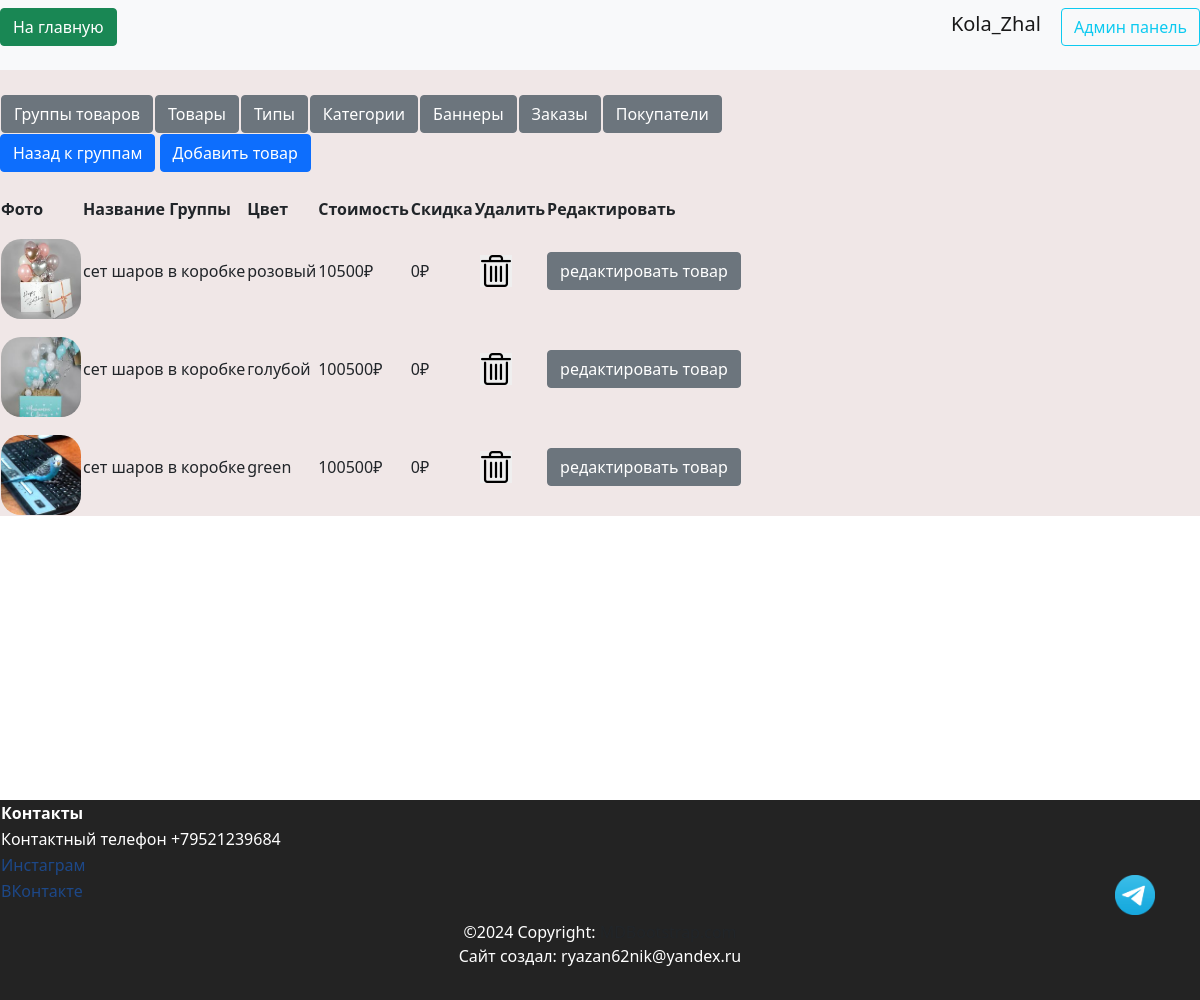
Before: /admin/products-productgroup/3 (signed in) with the older database file.
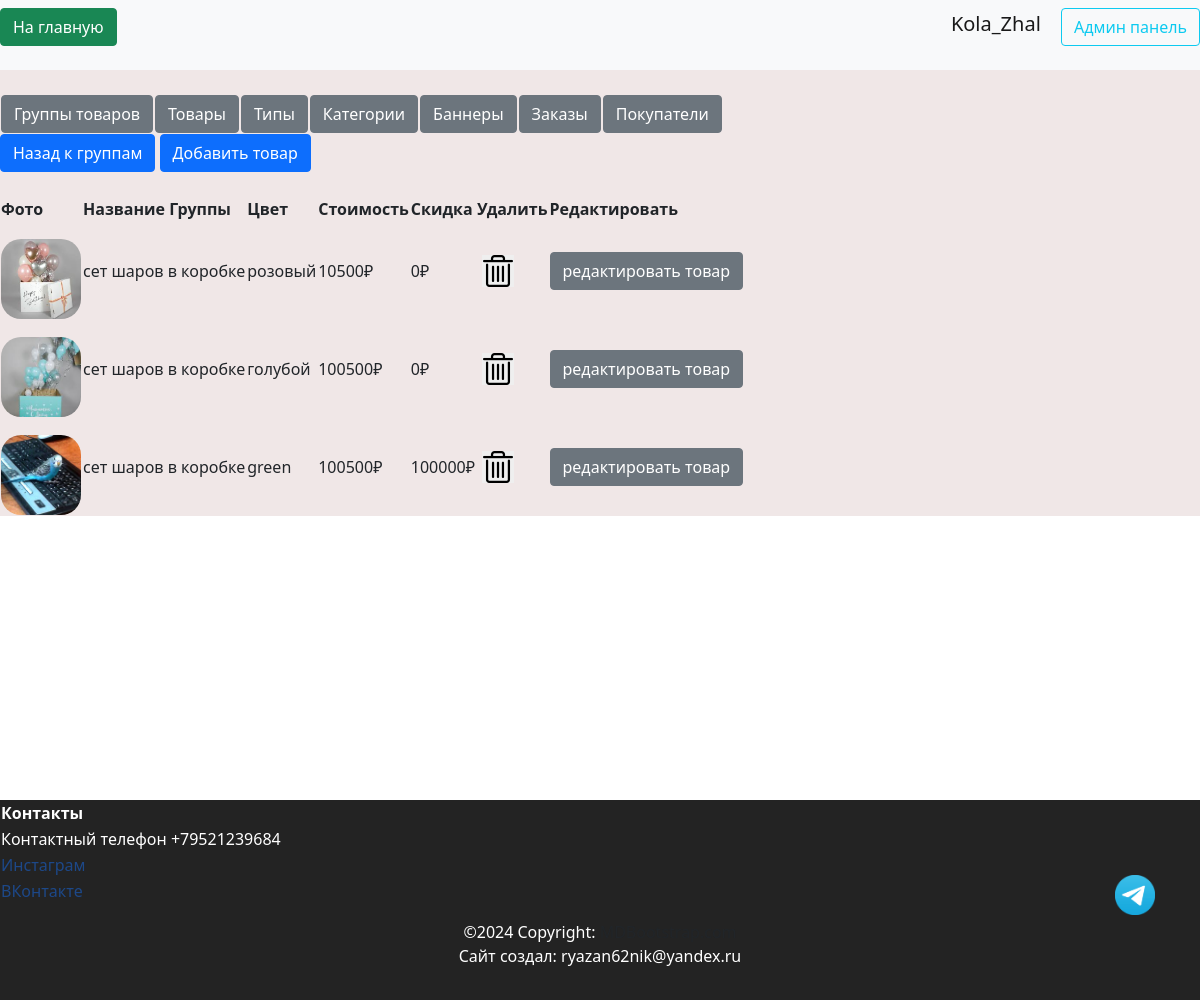
After: the same page with the newer database file.
### data/users.py (models this page shows, shortened)
class User(SqlAlchemyBase, UserMixin, SerializerMixin):
    __tablename__ = 'users'
    id = sqlalchemy.Column(sqlalchemy.Integer,
                           primary_key=True, autoincrement=True)
    name = sqlalchemy.Column(sqlalchemy.String, nullable=True)
    tel = sqlalchemy.Column(sqlalchemy.String, nullable=True)
    email = sqlalchemy.Column(sqlalchemy.String,
                              index=True, unique=True, nullable=True)
    hashed_password = sqlalchemy.Column(sqlalchemy.String, nullable=True)
    created_date = sqlalchemy.Column(sqlalchemy.DateTime,
                                     default=datetime.datetime.now)
    basket = sqlalchemy.Column(sqlalchemy.String, default='{}')
    admin = sqlalchemy.Column(sqlalchemy.Boolean, default=False)
    tg_id = sqlalchemy.Column(sqlalchemy.String, nullable=True)
    confirmed = sqlalchemy.Column(sqlalchemy.Boolean, default=False)
    address = sqlalchemy.Column(sqlalchemy.String, nullable=True)
    orders = orm.relationship("Order", back_populates='user')

### data/products.py (models this page shows, shortened)
class Products(SqlAlchemyBase, SerializerMixin):
    __tablename__ = 'products'
    id = sqlalchemy.Column(sqlalchemy.Integer,
                           primary_key=True, autoincrement=True)
    color = sqlalchemy.Column(sqlalchemy.String, nullable=True)
    sale = sqlalchemy.Column(sqlalchemy.Integer, nullable=True)
    cost = sqlalchemy.Column(sqlalchemy.Integer)
    remains = sqlalchemy.Column(sqlalchemy.Integer, nullable=True)
    img = sqlalchemy.Column(sqlalchemy.String, default='0_0_0_none.jpg')
    product_group_id = sqlalchemy.Column(sqlalchemy.Integer, sqlalchemy.ForeignKey("product_group.id"))
    product_group = orm.relationship('ProductGroup')
    category = orm.relationship("Category",
                                secondary="products_to_category",
                                backref="products")

### data/products_group.py (models this page shows, shortened)
class ProductGroup(SqlAlchemyBase, SerializerMixin):
    __tablename__ = 'product_group'
    id = sqlalchemy.Column(sqlalchemy.Integer,
                           primary_key=True, autoincrement=True)
    title = sqlalchemy.Column(sqlalchemy.String, nullable=True)
    description = sqlalchemy.Column(sqlalchemy.String, nullable=True)
    type = sqlalchemy.Column(sqlalchemy.Integer, sqlalchemy.ForeignKey("types.id"))
    type_relation = orm.relationship('Types')
    products = orm.relationship("Products", back_populates='product_group')
    comments = orm.relationship("Comments", back_populates='product_group')

### server.py (the view)
@app.route('/admin/products-productgroup/<int:group_id>')
@login_required
def products_in_group(group_id):
    db_sess = db_session.create_session()
    productgroup = db_sess.query(ProductGroup).filter(ProductGroup.id == group_id).first()
    if not productgroup:
        abort(404)
    for product in productgroup.products:
        product.img = product.img.split(', ')
    return render_template('pages/admin_product_in_products_group.html',
                           title=f'Продукты {productgroup.title}',
                           productgroup=productgroup
                           )

### data/db_session.py (called while the page is built)
def create_session() -> Session:
    global __factory
    return __factory()

### server.py (called while the page is built)
@login_manager.user_loader
def load_user(user_id):
    db_sess = db_session.create_session()
    return db_sess.query(User).filter(User.id == user_id).first()

### templates/pages/admin_product_in_products_group.html (shortened to what this page needs)
{% extends "pages/base_admin.html" %}
{% block admincontent %}
<div>
    <nav>
        <a href="/admin/productsgroups" class="btn btn-primary">Назад к группам</a>
    {% if current_user.is_authenticated %}
    <a href="/admin/add-product/{{productgroup.id}}" class="btn btn-primary">Добавить товар</a>
    {% endif %}
    </nav>
</div>
<br>
<div>
    <table>
        <tr>
            <th>Фото</th>
            <th>Название Группы</th>
            <th>Цвет</th>
            <th>Стоимость</th>
            <th>Скидка</th>
            <th>Удалить</th>
            <th>Редактировать</th>
        </tr>
        {% for product in productgroup.products %}
        <tr>
            <td id="imgTd">
                {% if product.img%}
                <img src="/static/img/products/{{product.img[0]}}" class="admin-img-delete"
                     alt="404 картинка не нашлась(">
                {%else%}
                <img class="admin-img-delete" src="/static/img/products/none.jpg"
                     alt="404 картинка не нашлась("/>
                {%endif%}
            </td>
            <td>{{ product.product_group.title }}</td>
            <td>{{ product.color }}</td>
            <td>{{ product.cost }}₽</td>
            <td>{{ product.sale }}₽</td>
            <td>
                <button type="submit" onclick="show_me({{product.id}}, 'products', {{productgroup.id}});" class="delete-button">
                </button>
            </td>
            <td>
                <a href="/admin/edit-product/{{product.id}}/{{productgroup.id}}" class="btn btn-secondary">редактировать товар</a>
            </td>
        </tr>
        {% endfor %}
    </table>
</div>
{% endblock %}

### templates/pages/base_admin.html
{% extends "base.html" %}
{% block content %}
<div class="admin-background">
    <br>
    <div>
        <table>
            <tr>
                <th><a href="/admin/productsgroups" class="btn btn-secondary">Группы товаров</a></th>
                <th><a href="/admin/products" class="btn btn-secondary">Товары</a></th>
                <th><a href="/admin/types" class="btn btn-secondary">Типы</a></th>
                <th><a href="/admin/categories" class="btn btn-secondary">Категории</a></th>
                <th><a href="/admin/banners" class="btn btn-secondary">Баннеры</a></th>
                <th><a href="/admin/orders" class="btn btn-secondary">Заказы</a></th>
                <th><a href="/admin/users" class="btn btn-secondary">Покупатели</a></th>
            </tr>
        </table>
    </div>
    <div>
        {% block admincontent %}{% endblock %}
    </div>
</div>
{% endblock %}

### templates/base.html (shortened to what this page needs)
<!doctype html>
<html lang="ru">
<head>
    <link rel="stylesheet" href="{{ url_for('static', filename='css/bootstrap.min.css') }}">
    <link rel="stylesheet" href="{{ url_for('static', filename='css/header.css') }}">
    <link rel="stylesheet" href="{{ url_for('static', filename='css/footer.css') }}">
    <link rel="stylesheet" href="{{ url_for('static', filename='css/style.css') }}">
    <link rel="stylesheet" href="{{ url_for('static', filename='css/mystyle.css') }}">
    <link rel="stylesheet" href="{{ url_for('static', filename='css/index.css') }}">
    <link rel="stylesheet" href="{{ url_for('static', filename='css/product_style.css') }}">
</head>
<body>
    {% include 'includes/header.html' %}
    <div class="my-container">
        <main>
            {% block content %}
            {% endblock %}
        </main>
        {% include 'includes/footer.html' %}
    </div>
    <a href="https://t.me/Ok_se_96" target="_blank">
        <div class="tg-button"></div>
    </a>
</body>
</html>

### templates/includes/header.html
<header class="header--fixed">
    <nav class="navbar navbar-light bg-light">
        <p align="right">
            <a href="/index" class="btn btn-success"> На главную </a>
        </p>
        {% if current_user.is_authenticated %}
        <p align="right">
            <a class="logout navbar-brand" href="/logout">{{ current_user.name }}</a>
            {% if current_user.admin%}
            <a class="btn btn-outline-info mr-2" href="/admin/products">Админ панель</a>
            {% endif %}
            {% else %}
        <p align="right">
            <a class="btn btn-primary" onclick="saveHref('/register')" href="/register">Зарегистрироваться</a>
            <a class="btn btn-success" onclick="saveHref('/login')" href="/login">Войти</a>
        </p>
        {% endif %}
    </nav>
</header>

### templates/includes/footer.html
<footer class="bg-body-tertiary text-center text-lg-start">
    <table>
        <tr>
            <th>Контакты</th>
        </tr>
        <tr>
            <td>Контактный телефон <a href="tel:+79521239684" style="color:#FFFFFF">+79521239684</a></td>
        </tr>
        <tr>
            <td><a href="https://www.instagram.com/b_decor_e?igsh=b2hqcHRpaGV5bGYx&utm_source=qr"
                    target="_blank">Инстаграм</a>
            </td>
        </tr>
        <tr>
            <td><a href="https://vk.com/ok_se_96" target="_blank">ВКонтакте</a>
            </td>
        </tr>
    </table>
    <div class="text-center p-3">
        ©2024 Copyright:
        <a class="text-body" href="https://mdbootstrap.com/">MDBootstrap.com</a>
        <p>Сайт создал: ryazan62nik@yandex.ru</p>
    </div>
</footer>

### static/css/header.css (style rules this page uses)
:root { --main-color: #0179FA; --second-color: white; }

### static/css/footer.css (style rules this page uses)
:root { --main-color: #111111; --second-color: white; }
footer { background-color: var(--main-color); }

### static/css/mystyle.css (style rules this page uses)
html { --firstly-color: white; --secondary-color: rgba(91, 82, 212, 0.837); --thirdly-color: rgb(99, 96, 105); --fourly-color: rgb(144, 182, 242); --black: rgb(35, 35, 35); --dark-blue: #12191d; --white: #ffffff; --green: #33ff00; --caribbean: #00e197; --light-green: #8eef8c; --turquoise: #12eeff; --pink: #f053d5; --red: #fe785a; --gray-900: #0c1114; --gray-700: #242a2c; --gray-650: #495257; --gray-600: #424b4f; --gray-500: #495257; --gray-300: #8d979e; --gray-200: #acb4b9; --gray-150: #aeb6bb; --gray-100: #eef1f3; --gray-50: #f6f8f9; --framing: black; --text-color: white; }
main { flex: 1; min-width: 95%; justify-content: center; display: block; margin: 0 auto; text-align: left; }
body { min-height: 100vh; position: relative; margin: 0; padding: 0; text-align: center; }
footer { position: absolute; bottom: -200px; width: 100%; }
.my-container { min-width: 100%; max-width: 98vw; }
.admin-background { background-color: rgb(240, 231, 231); }
.admin-img-delete { width: 10vh; height: 10vh; border-radius: 20px; object-fit: cover; margin-top: 2vh; }
.delete-button { width: 4vh; height: 4vh; border: none; background-image: url("../img/system/admin_del_item.png"); background-size: cover; margin: 5px 5px; }
footer { clear: both; padding: 0; background: var(--black); color: #ffffff; overflow: hidden; min-width: 100; }
.tg-button { display: block; position: fixed; bottom: 10vh; right: 5vh; width: 5vh; height: 5vh; border: none; background-image: url(../img/system/tg_logo.png); background-size: cover; margin: 5px 5px; }

### static/css/product_style.css (style rules this page uses)
:root { --product-text-color: rgb(255, 122, 0); --product-description-color: rgb(195, 213, 243); --product-title-color: rgb(255, 215, 0); --product-background: rgb(19, 68, 124); }
a { color: rgb(29, 72, 136); text-decoration: none; }

Changed rows visible on the page:
changed Products "green": sale "0" → "100000"
